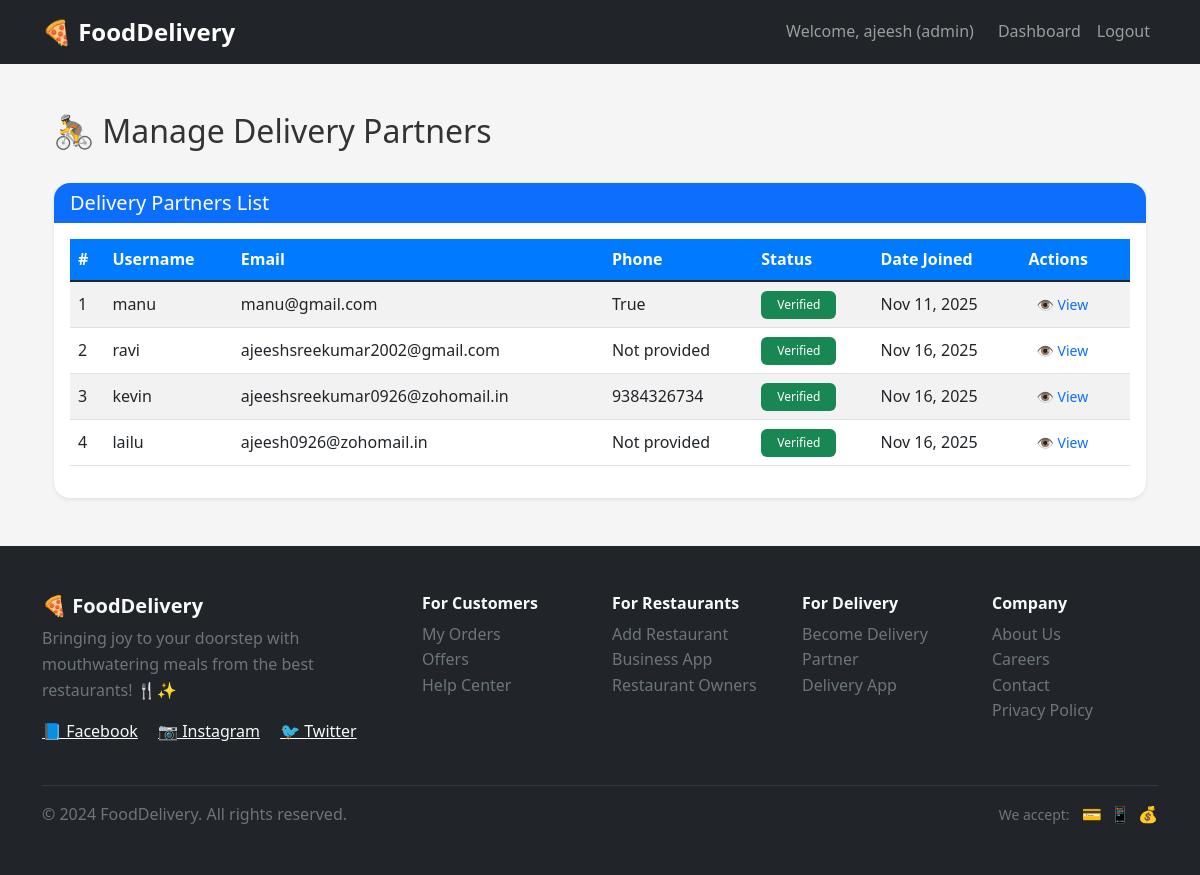
/fooddelivery/admin/manage-delivery/ (signed in), run on the app's committed database.
### foodapp/models.py (models this page shows, shortened)
class CustomUser(AbstractUser):
    username = models.CharField(max_length=20, unique=True)
    email = models.EmailField(unique=True)
    phone_number = models.CharField(max_length=10,default='0000000000')
    address = models.TextField(max_length=100, blank=True, null=True)
    ROLE_CHOICES = (
        ('admin', 'Admin'),
        ('customer', 'Customer'),
        ('restaurant', 'Restaurant'),
        ('delivery', 'Delivery Partners'),
    )
    role = models.CharField(max_length=10, choices=ROLE_CHOICES, default='customer')
    is_verified = models.BooleanField(default=False)

### foodapp/views.py (the view)
# urls.py: path('admin/manage-delivery/', manage_delivery_partner, name='manage_delivery_partners'),
@login_required
def manage_delivery_partner(request):
    if not (request.user.is_superuser or request.user.role == 'admin'):
        messages.error(request, "You are not authorized.")
        return redirect('dashboard')
    delivery_partners = CustomUser.objects.filter(role='delivery')
    return render(request, 'manage_delivery.html', {'delivery_partners': delivery_partners})

### Templates/manage_delivery.html (shortened to what this page needs)
{% extends 'base.html' %}
{% block content %}
<div class="container mt-5">
    <div class="d-flex justify-content-between align-items-center mb-4">
        <h2>🚴 Manage Delivery Partners</h2>
    </div>
    <div class="card shadow-sm border-0">
        <div class="card-header bg-primary text-white">
            <h5 class="mb-0">Delivery Partners List</h5>
        </div>
        <div class="card-body">
            {% if delivery_partners %}
                <div class="table-responsive">
                    <table class="table table-striped align-middle">
                        <thead class="table-light">
                            <tr>
                                <th>#</th>
                                <th>Username</th>
                                <th>Email</th>
                                <th>Phone</th>
                                <th>Status</th>
                                <th>Date Joined</th>
                                <th>Actions</th>
                            </tr>
                        </thead>
                        <tbody>
                            {% for partner in delivery_partners %}
                                <tr>
                                    <td>{{ forloop.counter }}</td>
                                    <td>{{ partner.username }}</td>
                                    <td>{{ partner.email }}</td>
                                    <td>
                                        {% if partner.phone_number and partner.phone_number != "0000000000" %}
                                                         {{ partner.phone_number }}
                                        {% else %}
                                                 Not provided
                                        {% endif %}
                                    </td>
                                    <td>
                                        {% if partner.is_verified %}
                                            <span class="badge bg-success">Verified</span>
                                        {% else %}
                                            <span class="badge bg-warning text-dark">Pending</span>
                                        {% endif %}
                                    </td>
                                    <td>{{ partner.date_joined|date:"M d, Y" }}</td>
                                    <td>
                                        <a href="{% url 'view_delivery_partner' partner.id %}"
                                           class="btn btn-sm btn-outline-primary">👁️ View</a>
                                    </td>
                                </tr>
                            {% endfor %}
                        </tbody>
                    </table>
                </div>
            {% else %}
                <p class="text-center text-muted mb-0">No delivery partners found.</p>
            {% endif %}
        </div>
    </div>
</div>
{% endblock %}

### Templates/base.html (shortened to what this page needs)
<!DOCTYPE html>
<html lang="en">
<head>
    <link href="https://cdn.jsdelivr.net/npm/bootstrap@5.1.3/dist/css/bootstrap.min.css" rel="stylesheet">
    <link href="/static/css/style.css" rel="stylesheet">
</head>
<body>
    <nav class="navbar navbar-expand-lg navbar-dark bg-dark">
        <div class="container">
            <a class="navbar-brand" href="{% url 'home' %}">🍕 FoodDelivery</a>
            <div class="navbar-nav ms-auto">
                {% if user.is_authenticated %}
                    <span class="navbar-text me-3">Welcome, {{ user.username }} ({{ user.role }})</span>
                    <a class="nav-link" href="{% url 'dashboard' %}">Dashboard</a>
                    <a class="nav-link" href="{% url 'logout' %}">Logout</a>
                {% else %}
                    <a class="nav-link" href="{% url 'login' %}">Login</a>
                    <a class="nav-link" href="{% url 'register_customer' %}">Register</a>
                {% endif %}
            </div>
        </div>
    </nav>
    <main class="container mt-4">
        {% block content %}
        {% endblock %}
    </main>
    <footer class="bg-dark text-light mt-5">
        <div class="container py-5">
            <div class="row">
                <div class="col-md-4 mb-4">
                    <h5 class="fw-bold">🍕 FoodDelivery</h5>
                    <p class="text-muted">Bringing joy to your doorstep with mouthwatering meals from the best restaurants! 🍴✨</p>
                    <div class="social-links">
                        <a href="#" class="text-light me-3">📘 Facebook</a>
                        <a href="#" class="text-light me-3">📷 Instagram</a>
                        <a href="#" class="text-light">🐦 Twitter</a>
                    </div>
                </div>
                <div class="col-md-2 mb-4">
                    <h6 class="fw-bold">For Customers</h6>
                    <ul class="list-unstyled">
                        <li><a href="#" class="text-muted text-decoration-none">My Orders</a></li>
                        <li><a href="#" class="text-muted text-decoration-none">Offers</a></li>
                        <li><a href="#" class="text-muted text-decoration-none">Help Center</a></li>
                    </ul>
                </div>
                <div class="col-md-2 mb-4">
                    <h6 class="fw-bold">For Restaurants</h6>
                    <ul class="list-unstyled">
                        <li><a href="{% url 'register_restaurant' %}" class="text-muted text-decoration-none">Add Restaurant</a></li>
                        <li><a href="#" class="text-muted text-decoration-none">Business App</a></li>
                        <li><a href="#" class="text-muted text-decoration-none">Restaurant Owners</a></li>
                    </ul>
                </div>
                <div class="col-md-2 mb-4">
                    <h6 class="fw-bold">For Delivery</h6>
                    <ul class="list-unstyled">
                        <li><a href="{% url 'register_delivery' %}" class="text-muted text-decoration-none">Become Delivery Partner</a></li>
                        <li><a href="#" class="text-muted text-decoration-none">Delivery App</a></li>
                    </ul>
                </div>
                <div class="col-md-2 mb-4">
                    <h6 class="fw-bold">Company</h6>
                    <ul class="list-unstyled">
                        <li><a href="#" class="text-muted text-decoration-none">About Us</a></li>
                        <li><a href="#" class="text-muted text-decoration-none">Careers</a></li>
                        <li><a href="#" class="text-muted text-decoration-none">Contact</a></li>
                        <li><a href="#" class="text-muted text-decoration-none">Privacy Policy</a></li>
                    </ul>
                </div>
            </div>
            <hr class="bg-secondary">
            <div class="row align-items-center">
                <div class="col-md-6">
                    <p class="text-muted mb-0">&copy; 2024 FoodDelivery. All rights reserved.</p>
                </div>
                <div class="col-md-6 text-md-end">
                    <div class="payment-methods">
                        <small class="text-muted">We accept:</small>
                        <span class="ms-2">💳</span>
                        <span class="ms-1">📱</span>
                        <span class="ms-1">💰</span>
                    </div>
                </div>
            </div>
        </div>
    </footer>
</body>
</html>

### static/css/style.css (style rules this page uses)
:root { --primary-color: #007bff; --secondary-color: #6c757d; --success-color: #28a745; --warning-color: #ffc107; --danger-color: #dc3545; --info-color: #17a2b8; --dark-color: #343a40; --light-color: #f8f9fa; }
* { margin: 0; padding: 0; box-sizing: border-box; }
body { font-family: 'Segoe UI', Tahoma, Geneva, Verdana, sans-serif; background-color: #f5f5f5; line-height: 1.6; color: #333; }
.navbar-brand { font-weight: bold; font-size: 1.5rem; }
.navbar-nav .nav-link { font-weight: 500; transition: color 0.3s ease; }
.card { border: none; border-radius: 1rem; box-shadow: 0 0.125rem 0.25rem rgba(0, 0, 0, 0.075); transition: all 0.3s ease; margin-bottom: 1.5rem; }
.card-header { border-radius: 1rem 1rem 0 0 !important; border: none; font-weight: 600; }
.btn { border-radius: 0.5rem; font-weight: 500; transition: all 0.3s ease; border: none; }
.badge { border-radius: 0.375rem; font-weight: 500; padding: 0.5rem 1rem; }
.table th { background-color: var(--primary-color); color: white; border: none; }

### data on the page
CustomUser: username "ajeesh", role "admin"
CustomUser: username "manu", email "manu@gmail.com", phone_number "True", is_verified "Verified", date_joined "Nov 11, 2025"
CustomUser: username "ravi", email "ajeeshsreekumar2002@gmail.com", phone_number "Not provided", is_verified "Verified", date_joined "Nov 16, 2025"
CustomUser: username "kevin", email "ajeeshsreekumar0926@zohomail.in", phone_number "9384326734", is_verified "Verified", date_joined "Nov 16, 2025"
CustomUser: username "lailu", email "ajeesh0926@zohomail.in", phone_number "Not provided", is_verified "Verified", date_joined "Nov 16, 2025"
